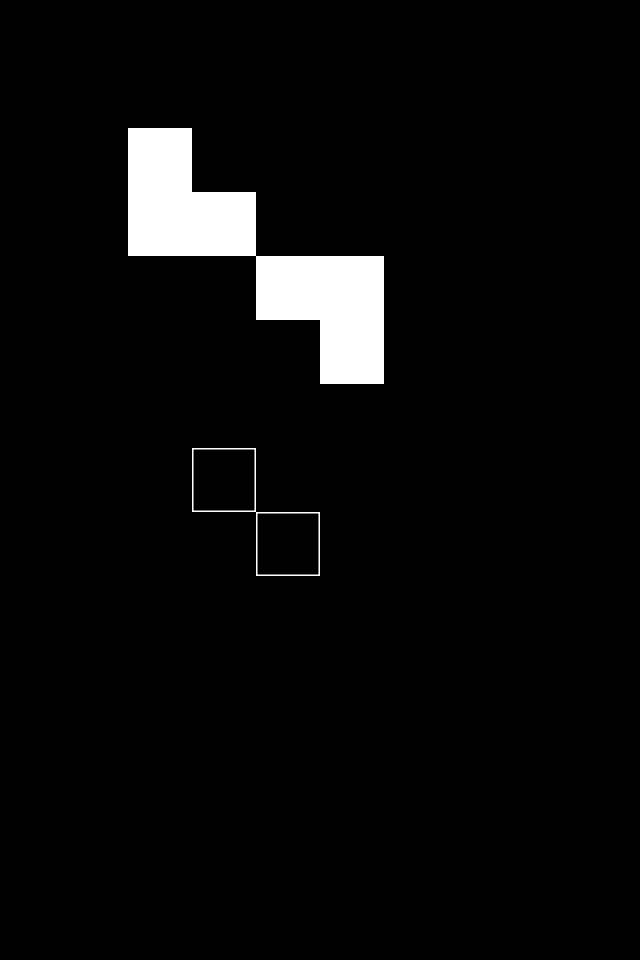

Tiled map render using the project's own tile images. Description and the whole map definition, tile-layer contents included, below:
An orthogonal 10x15 tile map with 64x64 px tiles, 1 tile layer (Tile Layer 1).

<map version="1.4" tiledversion="1.4.2" orientation="orthogonal" renderorder="right-down" width="10" height="15" tilewidth="64" tileheight="64" infinite="0" nextlayerid="2" nextobjectid="1">
 <tileset firstgid="1" source="BlackAndWhiteBlocks.tsx" />
 <layer id="1" name="Tile Layer 1" width="10" height="15">
  <data encoding="csv">
2,2,2,2,2,2,2,2,2,2,
2,0,0,0,0,0,0,0,0,2,
2,0,1,0,0,0,0,0,0,2,
2,0,1,1,0,0,0,0,0,2,
2,0,0,0,1,1,0,0,0,2,
2,0,0,0,0,1,0,0,0,2,
2,0,0,0,0,0,0,0,0,2,
2,0,0,4,0,0,0,0,0,2,
2,0,0,0,4,0,0,0,0,2,
2,0,0,0,0,0,0,0,0,2,
2,0,0,0,0,0,0,0,0,2,
2,0,0,0,0,0,0,0,0,2,
2,0,0,0,0,0,0,0,0,2,
2,0,0,0,0,0,0,0,0,2,
2,2,2,2,2,2,2,2,2,2
</data>
 </layer>
</map>
